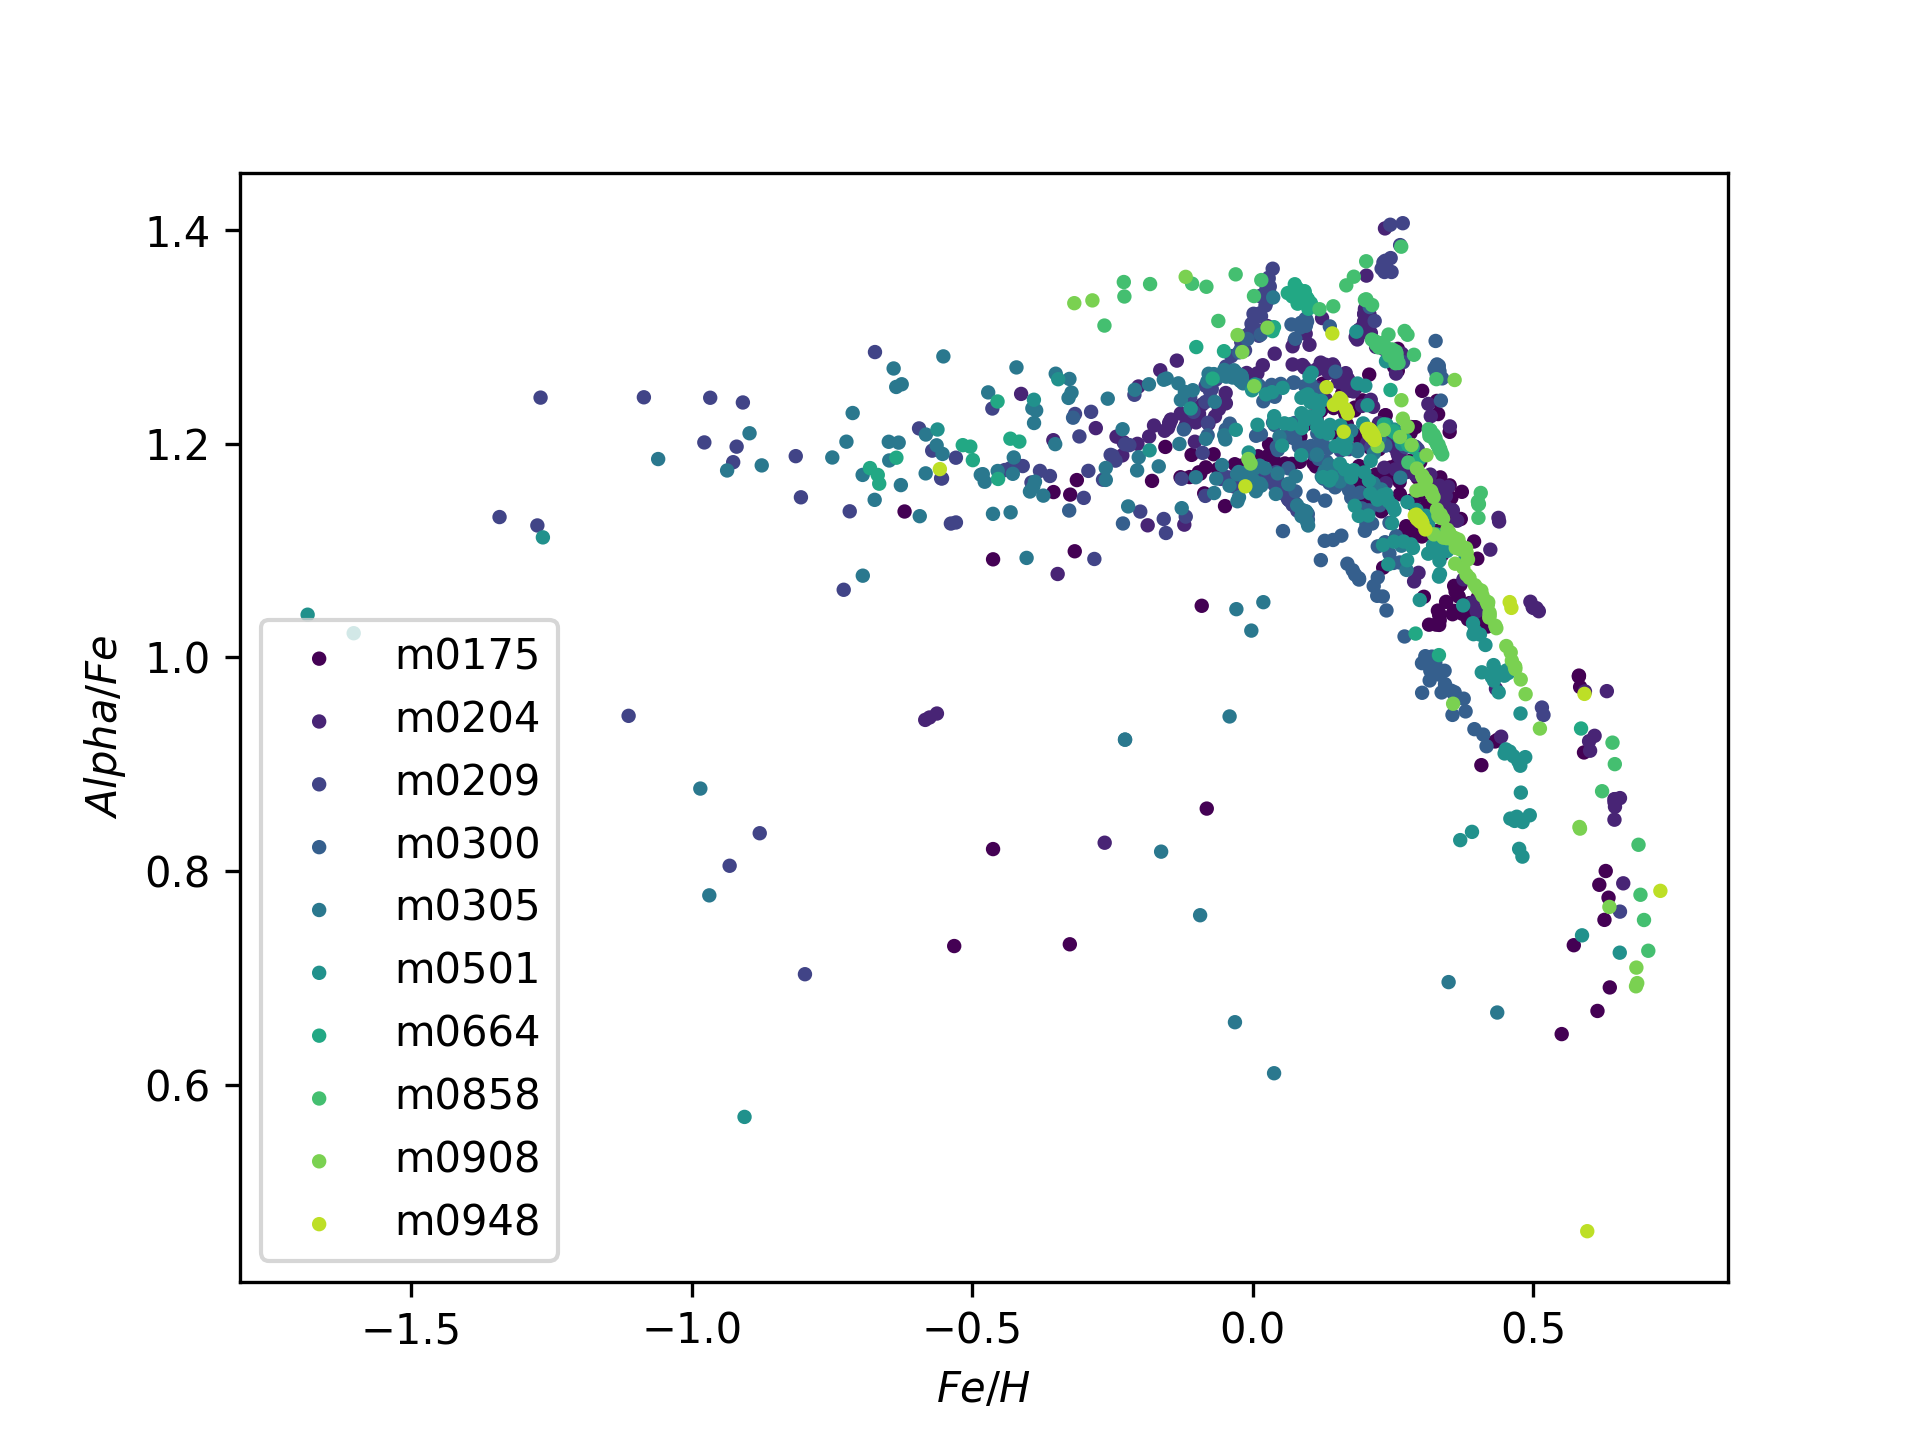

Generate this figure with Python:
from cProfile import label
import numpy as np
import matplotlib.pyplot as plt
import pandas as pd
import pylab
import seaborn as sns
import matplotlib.cm as cm
from astropy.cosmology import Planck13
FEsol=0.0012
AlFesol=0.00048/0.00072
print (AlFesol)

### Read FILE
columns = []
data = []
with open('AGNgas_table_all.txt') as f:
    i = 0
    lines = f.readlines()
    for line in lines:
        if i == 0:
            columns = line.split()
            i+=1
            continue
        data.append(dict(zip(columns, line.split())))
#print(type(data[0]['haloID']))

### Get necessary data
FE_MG = []
for i in data:
    FE_MG.append({i['haloID']: float(i['iron_gas']), 'alpha': float(i['alpha_gas']), 'm_gas': float(i['m_gas']) ,'t' : float(i['z']) })
#print(FE_MG)
# print(FE_MG[0]['m0175'])
# print(type(FE_MG[0]))

### Create massive of names
str='a'
halo_names=[]
print(data[0]['haloID'])
print(len(data))
for j in range(len(data)):
    if  data[j]['haloID'] not in halo_names:
        halo_names.append(data[j]['haloID']) 
print(halo_names)

### Split data for halos
FeH =[]
AlphaFe=[]
time=[]
for i in range(len(halo_names)):
    eachhr1=[]
    eachhr2=[]
    eachht=[]
    for j in FE_MG:
        for k in j:
            if k==halo_names[i]:
                eachhr1.append(np.log10((j[halo_names[i]]/j['m_gas'])/FEsol))
                eachhr2.append(np.log10((j['alpha']/j[halo_names[i]])/AlFesol))
                eachht.append(j['t']) 
    FeH.append(eachhr1)
    AlphaFe.append(eachhr2)
    time.append(eachht)
print(time[0][0])   


### Convert Redshift to loockback time 
lb_time=[]
for i in time:
    lb_time.append(Planck13.lookback_time(i))
print(lb_time[0][0])
#print('time')
#print(Planck13.lookback_time(0.01))

### Creating plot
WD = 'D:/SNU2022/Research/AGN_SI_SNU/'
fig, ax = plt.subplots()
ax.set_xlabel('$Fe/H$')
ax.set_ylabel('$Alpha/Fe$')
c=[]
halo=[]
for i in range(len(halo_names)):
    color =0+i*10
    c=np.full(len(time[i]),color)
    str=halo_names[i]
    #for j in range(len(time[i])):
        #ax1.plot(j['t'],'b',j[str])
    halo.append(ax.scatter(FeH[i], AlphaFe[i], s=6, c=c, vmin=0, vmax=100,label=halo_names[i]))
#ax.scatter(time, rat, s=6, c=c, vmin=0, vmax=100)
ax.legend(handles=halo)

print(type('t'))
#plt.show()
plt.savefig('FeH_AlphaFe.png', dpi=300)

### Creating plot
WD = 'D:/SNU2022/Research/AGN_SI_SNU/'
fig, ax = plt.subplots()
ax.set_xlabel('$[Fe/H]$')
ax.set_ylabel('$[Alpha/Fe]$')
c=[]
halo=[]
i =0 
#color = [round(num*2, 0) for num in time[i]]
c= []
p=[]
for j in time[i]:
    if j not in c:
        c.append(j)
z=np.arange(0,3,0.5)
print(z)
#c=np.full(len(time[i]),color)
#for j in range(len(time[i])):
    #ax1.plot(j['t'],'b',j[str])


for j in z: 
    f=[]
    a=[]
    for k in range(len(time[i])):
        if (j+0.25)>time[i][k]>(j-0.25):
            f.append(FeH[i][k])
            a.append(AlphaFe[i][k])
    c=np.full(len(f),j)
    ax.scatter(f,a,s=6,c=c,vmin=0,vmax=2.5,label=j)
ax.legend(title='z',fontsize='small')            
#halo.append(ax.scatter(FeH[i], AlphaFe[i], s=6, c=colors))
#ax.scatter(time, rat, s=6, c=c, vmin=0, vmax=100)


print(type('t'))
#plt.show()
plt.savefig('M0175_FeH_AlphaFe.png', dpi=300)